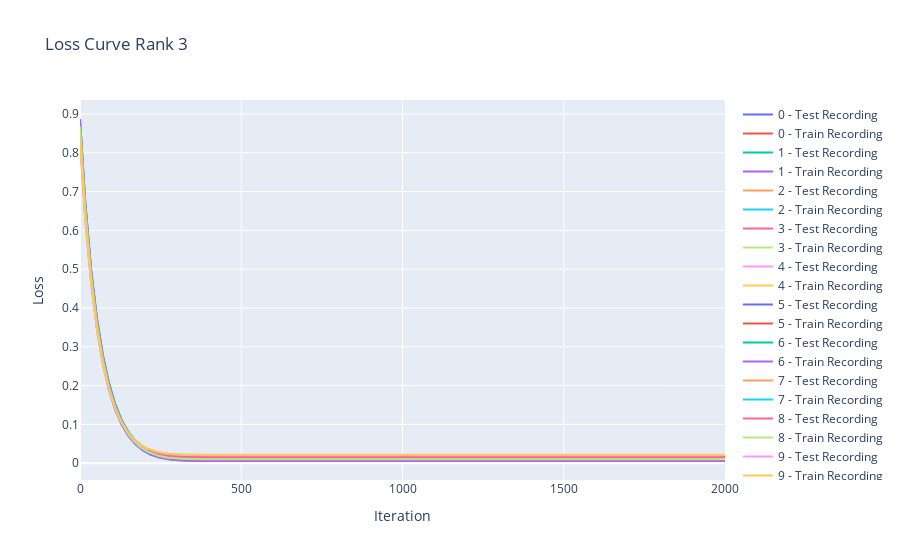

Source (notebook cell):
### Code cell
train_loss = np.array(train_loss)
test_loss = np.array(test_loss)

fig = go.Figure()
for recording in range(TOTAL_RECORDINGS):
    fig.add_trace(go.Scatter(y=test_loss[:, recording], name=f'{recording} - Test Recording'))
    fig.add_trace(go.Scatter(y=train_loss[:, recording], name=f'{recording} - Train Recording'))
fig.update_layout(title=f'Loss Curve Rank {RANK}', xaxis_title='Iteration', yaxis_title='Loss')
fig.show()

test_loss_reduced_rank = test_loss[-1]

### Figure 1 — Plotly figure (JSON) as saved in the notebook; plotly's stock layout.template omitted (floating-point values rounded to 4 significant figures; data arrays with more than 128 entries replaced by an {"elided": "..."} marker saying what was removed)
{"data": [{"name": "0 - Test Recording", "type": "scatter", "y": {"elided": "2001 float values"}}, {"name": "0 - Train Recording", "type": "scatter", "y": {"elided": "2001 float values"}}, {"name": "1 - Test Recording", "type": "scatter", "y": {"elided": "2001 float values"}}, {"name": "1 - Train Recording", "type": "scatter", "y": {"elided": "2001 float values"}}, {"name": "2 - Test Recording", "type": "scatter", "y": {"elided": "2001 float values"}}, {"name": "2 - Train Recording", "type": "scatter", "y": {"elided": "2001 float values"}}, {"name": "3 - Test Recording", "type": "scatter", "y": {"elided": "2001 float values"}}, {"name": "3 - Train Recording", "type": "scatter", "y": {"elided": "2001 float values"}}, {"name": "4 - Test Recording", "type": "scatter", "y": {"elided": "2001 float values"}}, {"name": "4 - Train Recording", "type": "scatter", "y": {"elided": "2001 float values"}}, {"name": "5 - Test Recording", "type": "scatter", "y": {"elided": "2001 float values"}}, {"name": "5 - Train Recording", "type": "scatter", "y": {"elided": "2001 float values"}}, {"name": "6 - Test Recording", "type": "scatter", "y": {"elided": "2001 float values"}}, {"name": "6 - Train Recording", "type": "scatter", "y": {"elided": "2001 float values"}}, {"name": "7 - Test Recording", "type": "scatter", "y": {"elided": "2001 float values"}}, {"name": "7 - Train Recording", "type": "scatter", "y": {"elided": "2001 float values"}}, {"name": "8 - Test Recording", "type": "scatter", "y": {"elided": "2001 float values"}}, {"name": "8 - Train Recording", "type": "scatter", "y": {"elided": "2001 float values"}}, {"name": "9 - Test Recording", "type": "scatter", "y": {"elided": "2001 float values"}}, {"name": "9 - Train Recording", "type": "scatter", "y": {"elided": "2001 float values"}}], "layout": {"title": {"text": "Loss Curve Rank 3"}, "xaxis": {"title": {"text": "Iteration"}}, "yaxis": {"title": {"text": "Loss"}}}}
